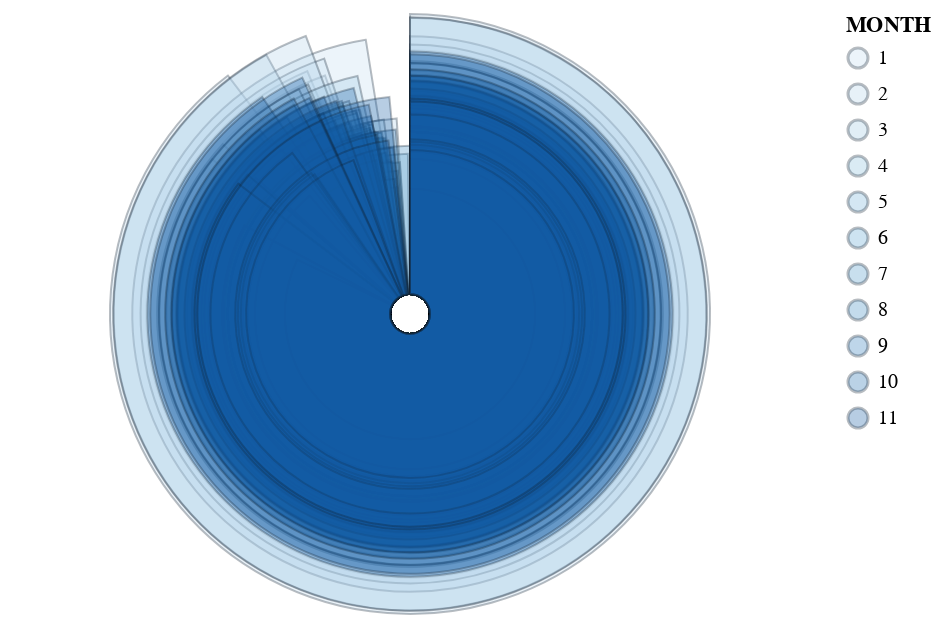

Notebook source saved alongside this figure:
### Markdown cell above
### Windrose development

The initial implementation of the "compass rose" design ran into some complications, where it was understood that the ```Theta``` command defines the angle subtended by the the data.

After several hours of exploration and investigation, it was discovered that Altair does not support a stacked polar histogram-type plot, which is foundationally what a windrose is. There is [extensive discussion on the Altair github](https://github.com/vega/vega-lite/issues/408) regarding the implementation of functionality allowing for this type of plot, but it does not appear to have been implemented as of yet. 

Considerable effort went into data manipulation such that an effective windrose could be developed, however the barriers imposed by the library combined with the lack of familiarity of the authors meant that the time commitment to produce the original product was too large for the scope of the project.

### Code cell
compassRose = alt.Chart(swellData).encode(
    theta=alt.Theta("MWD", stack=False),
    radius=alt.Radius("WVHT", scale=alt.Scale(type="sqrt")),
    color="MONTH:O"
)

compassRose.mark_arc(innerRadius=10, opacity = 0.3, stroke = '#123')

### Figure 1 — Vega-Lite specification as saved in the notebook (floating-point values rounded to 4 significant figures; data arrays with more than 128 entries replaced by an {"elided": "..."} marker saying what was removed)
{"config": {"view": {"continuousWidth": 400, "continuousHeight": 300}}, "data": {"name": "data-ff97959680b1cc4945cdbbc14aa6d058"}, "mark": {"type": "arc", "innerRadius": 10, "opacity": 0.3, "stroke": "#123"}, "encoding": {"color": {"field": "MONTH", "type": "ordinal"}, "radius": {"field": "WVHT", "scale": {"type": "sqrt"}, "type": "quantitative"}, "theta": {"field": "MWD", "stack": false, "type": "quantitative"}}, "$schema": "https://vega.github.io/schema/vega-lite/v4.17.0.json", "datasets": {"data-ff97959680b1cc4945cdbbc14aa6d058": {"elided": "328 records"}}}
